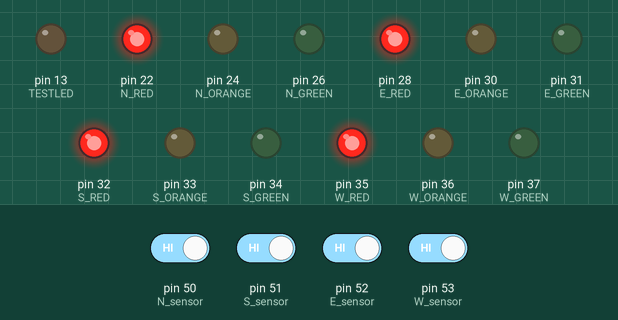
This sketch was run on a simulated Arduino Mega 2560, built with avr-gcc and run on an emulated ATmega2560. Parts: output pins drawn as LEDs (lit = HIGH). The inputs (shaded band) are chosen by the test bench; at power-on: pin 50 (N_sensor), pin 51 (S_sensor), pin 52 (E_sensor), pin 53 (W_sensor) HIGH. What the sketch prints to the serial monitor is not drawn.

Above: at 7.2 s.
7.3 s: pin 50 (N_sensor) driven LOW and pin 51 (S_sensor) driven LOW and pin 52 (E_sensor) driven LOW and pin 53 (W_sensor) driven LOW
At 9.3 s:
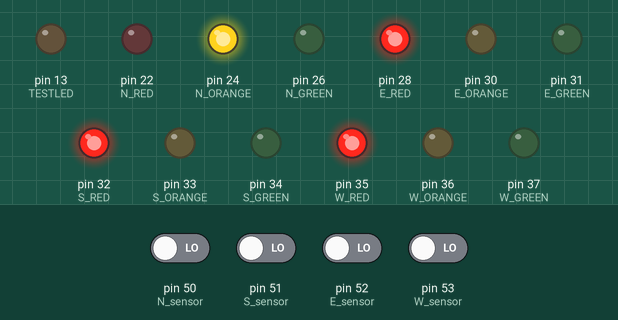
14.2 s: pin 50 (N_sensor) driven HIGH
At 17.4 s:
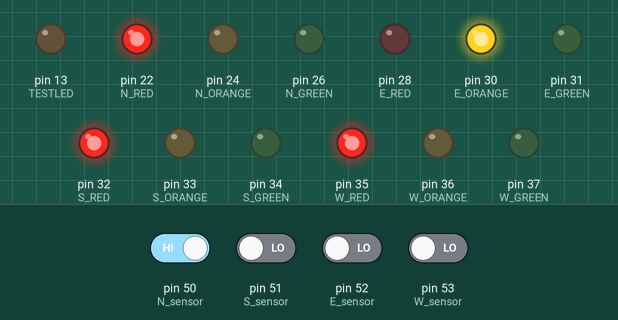
Timing chart, 0 to 43.5 s (numbered marks = the images above; inputs shaded):
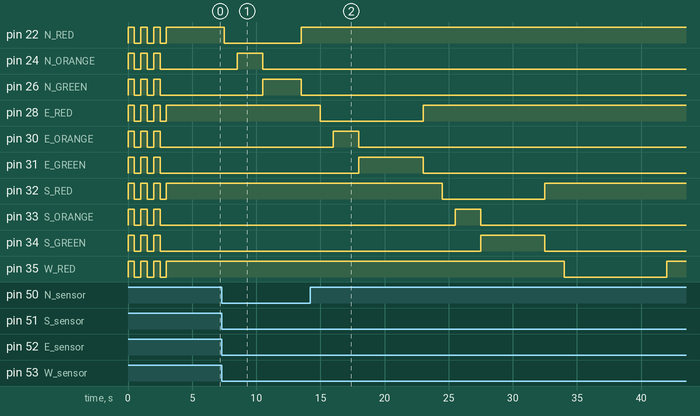

The sketch:

Density_TrafficSystem.ino
```cpp
unsigned int TESTLED = 13;

unsigned int N_RED = 22;
unsigned int N_ORANGE = 24;
unsigned int N_GREEN = 26;

unsigned int E_RED = 28;
unsigned int E_ORANGE = 30;
unsigned int E_GREEN = 31;

unsigned int S_RED = 32;
unsigned int S_ORANGE = 33;
unsigned int S_GREEN = 34;

unsigned int W_RED = 35;
unsigned int W_ORANGE = 36;
unsigned int W_GREEN = 37;

volatile unsigned int N_sensor = 50;
volatile unsigned int S_sensor = 51;
volatile unsigned int E_sensor = 52;
volatile unsigned int W_sensor = 53;

unsigned int Traffic_density;

void setup() {
  unsigned int i;
  pinMode(TESTLED,OUTPUT);
  digitalWrite(TESTLED,LOW);

  pinMode(N_sensor,INPUT);
  pinMode(S_sensor,INPUT);
  pinMode(E_sensor,INPUT);
  pinMode(W_sensor,INPUT);

  pinMode(N_RED,OUTPUT);
  pinMode(N_ORANGE,OUTPUT);
  pinMode(N_GREEN,OUTPUT);

  pinMode(E_RED,OUTPUT);
  pinMode(E_ORANGE,OUTPUT);
  pinMode(E_GREEN,OUTPUT);

  pinMode(S_RED,OUTPUT);
  pinMode(S_ORANGE,OUTPUT);
  pinMode(S_GREEN,OUTPUT);

  pinMode(W_RED,OUTPUT);
  pinMode(W_ORANGE,OUTPUT);
  pinMode(W_GREEN,OUTPUT);


  for(i=0;i<3;i++)
  {
    digitalWrite(N_RED,HIGH);
    digitalWrite(N_ORANGE,HIGH);
    digitalWrite(N_GREEN,HIGH);

    digitalWrite(E_RED,HIGH);
    digitalWrite(E_ORANGE,HIGH);
    digitalWrite(E_GREEN,HIGH);

    digitalWrite(S_RED,HIGH);
    digitalWrite(S_ORANGE,HIGH);
    digitalWrite(S_GREEN,HIGH);

    digitalWrite(W_RED,HIGH);
    digitalWrite(W_ORANGE,HIGH);
    digitalWrite(W_GREEN,HIGH);

    delay(500);

    digitalWrite(N_RED,LOW);
    digitalWrite(N_ORANGE,LOW);
    digitalWrite(N_GREEN,LOW);

    digitalWrite(E_RED,LOW);
    digitalWrite(E_ORANGE,LOW);
    digitalWrite(E_GREEN,LOW);

    digitalWrite(S_RED,LOW);
    digitalWrite(S_ORANGE,LOW);
    digitalWrite(S_GREEN,LOW);

    digitalWrite(W_RED,LOW);
    digitalWrite(W_ORANGE,LOW);
    digitalWrite(W_GREEN,LOW);

    delay(500);
  }

    digitalWrite(N_RED,HIGH);
    digitalWrite(E_RED,HIGH);
    digitalWrite(S_RED,HIGH);
    digitalWrite(W_RED,HIGH);
    delay(3000);

    Serial.begin(9600);
    Serial.println("Density based Traffic Light Control System Init");
}

void loop() {

  //Traffic light sequence starts
  delay(1500);
  digitalWrite(N_RED,LOW);
  delay(1000);
  digitalWrite(N_ORANGE,HIGH);
  delay(2000);
  digitalWrite(N_ORANGE,LOW);
  digitalWrite(N_GREEN,HIGH);
  density_dly();
  //delay(7000);
  digitalWrite(N_GREEN,LOW);
  digitalWrite(N_RED,HIGH);
//--------------------------------------------------------------------------

  delay(1500);
  digitalWrite(E_RED,LOW);
  delay(1000);
  digitalWrite(E_ORANGE,HIGH);
  delay(2000);
  digitalWrite(E_ORANGE,LOW);
  digitalWrite(E_GREEN,HIGH);
  density_dly();
  //delay(7000);
  digitalWrite(E_GREEN,LOW);
  digitalWrite(E_RED,HIGH);
//--------------------------------------------------------------------------

  delay(1500);
  digitalWrite(S_RED,LOW);
  delay(1000);
  digitalWrite(S_ORANGE,HIGH);
  delay(2000);
  digitalWrite(S_ORANGE,LOW);
  digitalWrite(S_GREEN,HIGH);
  density_dly();
  //delay(7000);
  digitalWrite(S_GREEN,LOW);
  digitalWrite(S_RED,HIGH);

//--------------------------------------------------------------------------

  delay(1500);
  digitalWrite(W_RED,LOW);
  delay(1000);
  digitalWrite(W_ORANGE,HIGH);
  delay(2000);
  digitalWrite(W_ORANGE,LOW);
  digitalWrite(W_GREEN,HIGH);
  density_dly();
  digitalWrite(W_GREEN,LOW);
  digitalWrite(W_RED,HIGH);

  Send2Cloud();
}

void density_dly(void)
{

  if((digitalRead(N_sensor) == 0) && (digitalRead(S_sensor) == 0) && (digitalRead(E_sensor) == 0) && (digitalRead(W_sensor) == 0))
  {
    //Serial.println("All sensed");
    delay(3000);
    Traffic_density = 100;
  }
  else if((digitalRead(N_sensor) == 0) || (digitalRead(S_sensor) == 0) || (digitalRead(E_sensor) == 0) || (digitalRead(W_sensor) == 0))
  {
    //Serial.println("Single sensed");
    delay(5000);
    Traffic_density = 70;
  }
  else
  {
    delay(9000);
    Traffic_density = 30;
  }

}


void Send2Cloud()
{
    Serial.println("AT");
    delay(1000);

    Serial.println("AT+CPIN?");
    delay(1000);

    Serial.println("AT+CREG?");
    delay(1000);

    Serial.println("AT+CGATT?");
    delay(1000);

    Serial.println("AT+CIPSHUT");
    delay(1000);

    Serial.println("AT+CIPSTATUS");
    delay(2000);

    Serial.println("AT+CIPMUX=0");
    delay(2000);

    Serial.println("AT+CSTT=\"airtelgprs.com\"");
    delay(1000);

    Serial.println("AT+CIICR");
    delay(3000);

    Serial.println("AT+CIFSR");
    delay(2000);

    Serial.println("AT+CIPSPRT=0");
    delay(3000);

    Serial.println("AT+CIPSTART=\"TCP\",\"api.thingspeak.com\",\"80\"");
    delay(6000);

    Serial.println("AT+CIPSEND");
    delay(4000);

    String str="GET https://api.thingspeak.com/update?api_key=6B7LONLGUZLBKEQ6&field1="+String(Traffic_density);
    Serial.println(str);
    delay(4000);

    Serial.println((char)26);//end commn.
    delay(5000);
    Serial.println();

    Serial.println("AT+CIPSHUT");
    delay(100);

}
```
